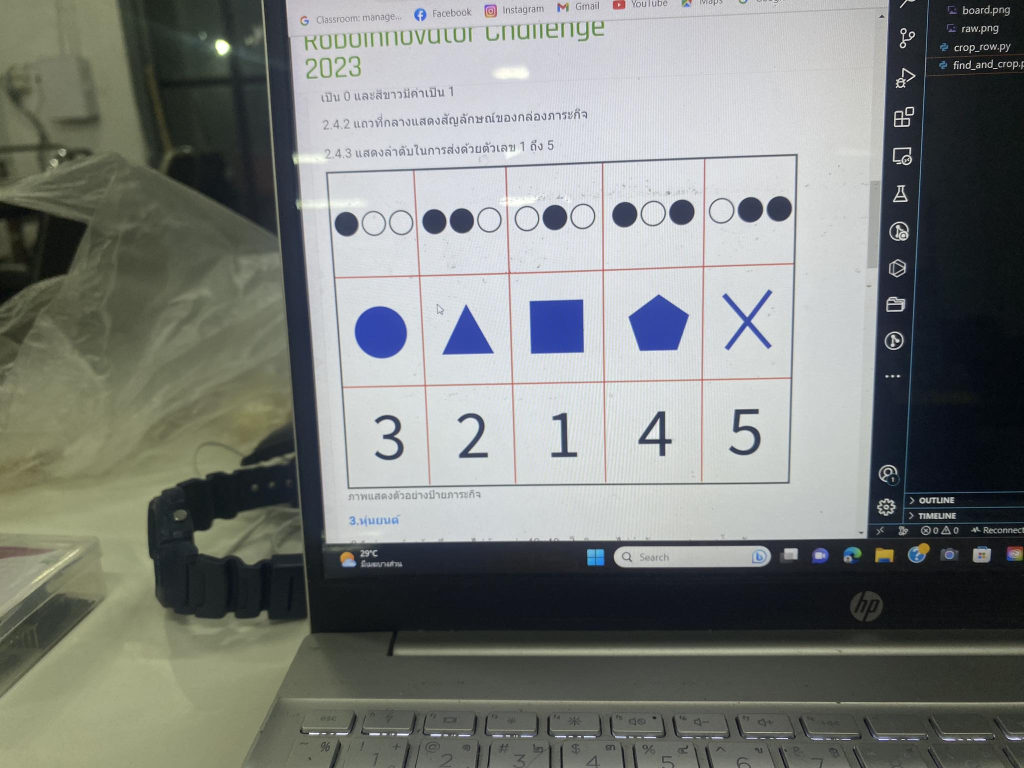
#> input picture Robo_innovator/images/raw2.png, 2048 x 1536 px (shown at 1/2 size)
$ python wrapimage.py
#> lines starting #> are read from the running program, lines starting #| are printed output that depends on the picture; after the words box and inside, x2 and y2 are one past the last pixel; in counts of white or black regions, pixels touching at a corner belong together
import numpy as np
import cv2
import matplotlib.pyplot as plt
# Load the image
image = cv2.imread('images/raw2.png')
#> image is the input picture: shape (1536, 2048, 3); mean B, G, R 123.4, 127.3, 124

def wrap_image(image):
    gray = cv2.cvtColor(image, cv2.COLOR_BGR2GRAY)
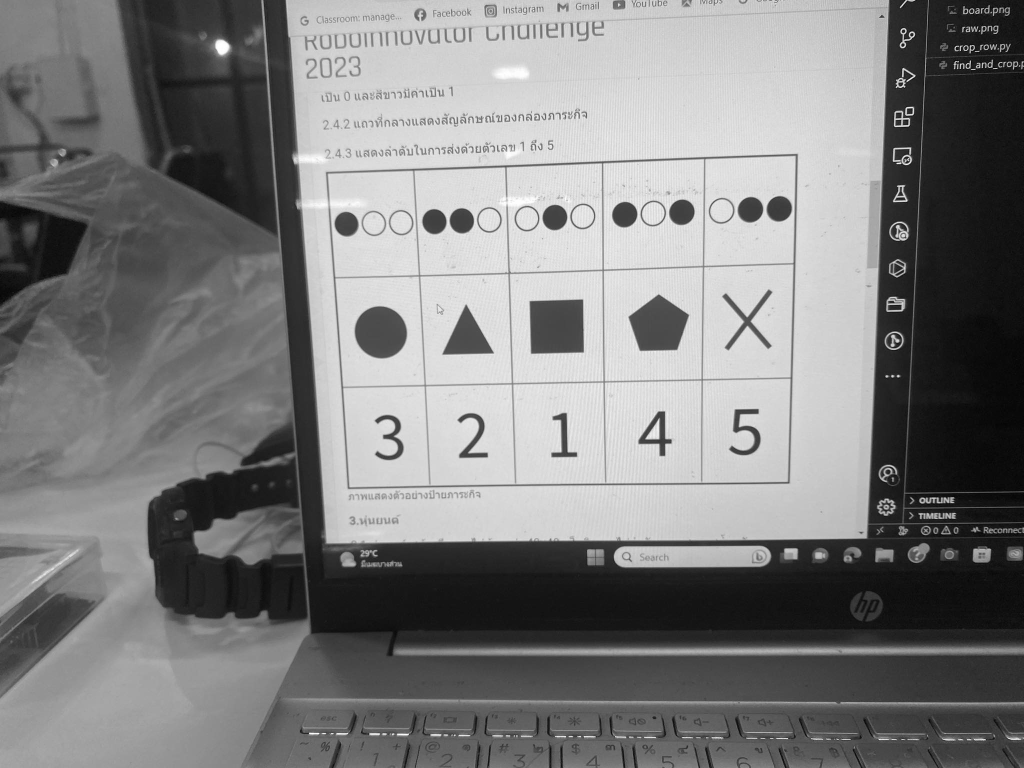
#> gray: shape (1536, 2048) (shown at 1/2 size); min 0, max 255, mean 125.9
    edges = cv2.Canny(gray, 50, 150)
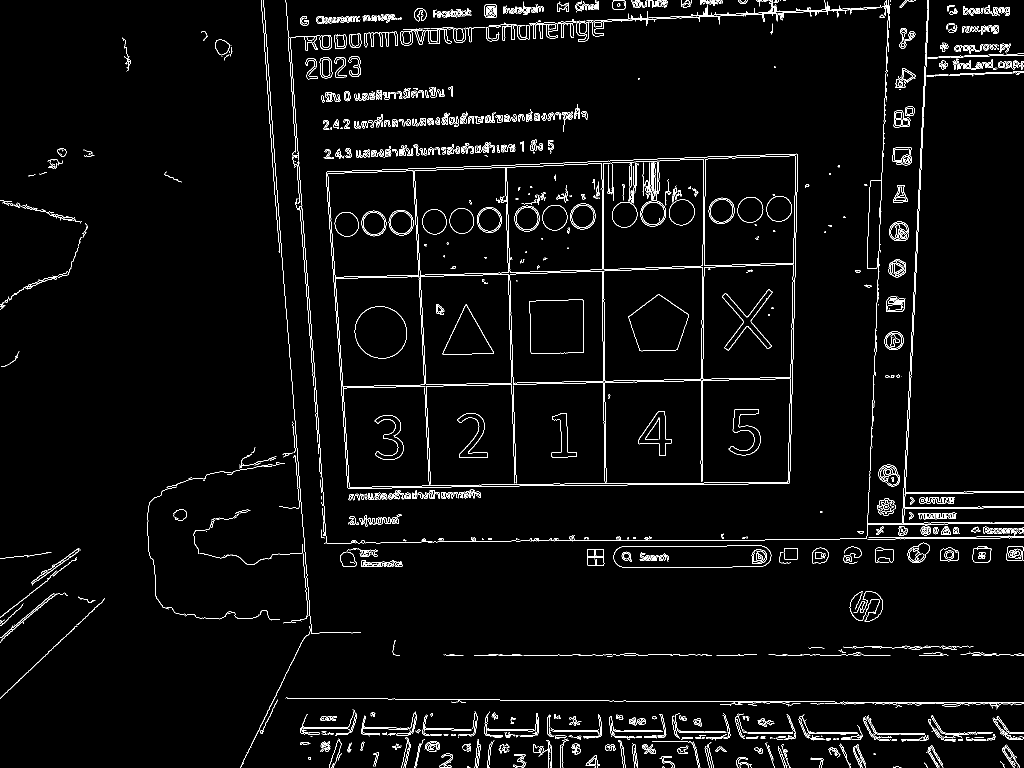
#> edges: shape (1536, 2048) (shown at 1/2 size); 3% white in thin lines or dots
    contours, _ = cv2.findContours(edges, cv2.RETR_EXTERNAL, cv2.CHAIN_APPROX_SIMPLE)
#> contours = 938 contours, 643 with area under 20; largest, box (x1, y1, x2, y2) and area: (652, 307, 1596, 978) 590057, (1227, 1091, 1543, 1135) 12825, (1778, 443, 1818, 482) 1225, (1815, 1085, 1860, 1126) 1206, (1769, 663, 1808, 700) 1106
    for contour in contours:
        area = cv2.contourArea(contour)
        if area > 2000 :
            epsilon = 0.04 * cv2.arcLength(contour, True)
            approx = cv2.approxPolyDP(contour, epsilon, True)
            if len(approx) == 4:
                cv2.drawContours(image, [approx], 0, (0, 255, 0), 2)
                return approx
#> this loop made 575 passes
#> (area, epsilon, approx) on passes 352, 575: (12825, 27.42, [[1542, 1109], [1227, 1118]]), (590057, 126.7, [[1595, 308], [652, 344], [696, 977], [1578, 966]])
#> area on passes 16, 20, 21, 23, 25, 27: 107, 21.5, 144.5, 21, 39.5, 41
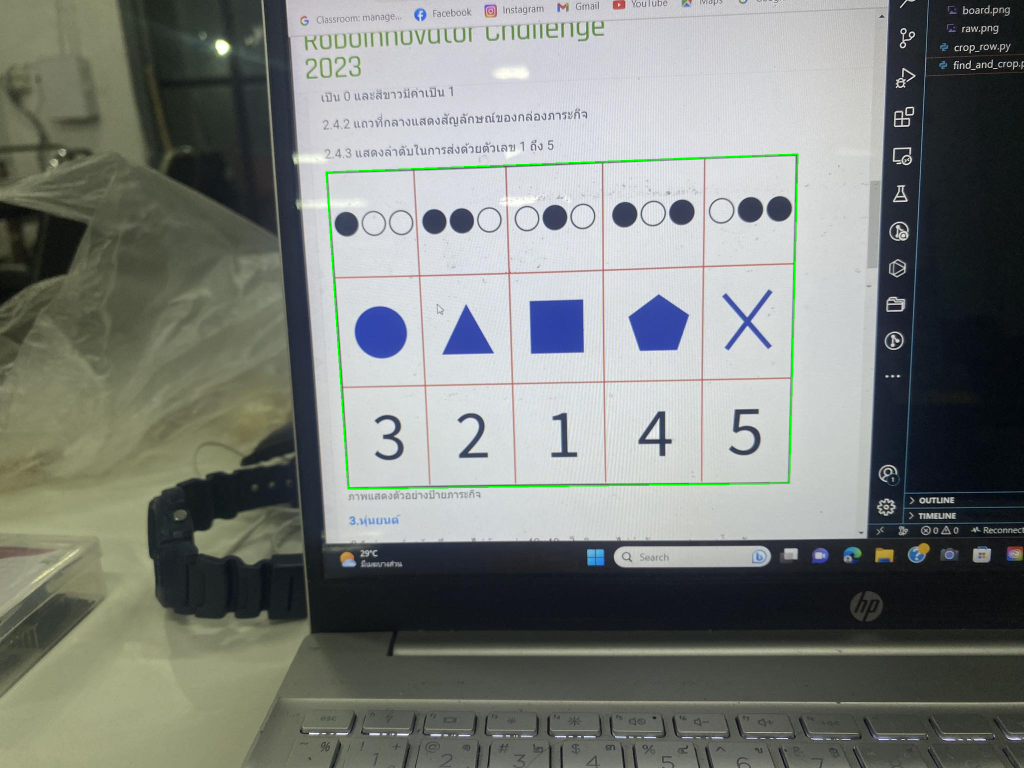
#> image: shape (1536, 2048, 3) (shown at 1/2 size); 0.3% of pixels changed, all inside (x1, y1, x2, y2) = (651, 307, 1597, 979)
def main():
    image = cv2.imread('images/raw2.png')
    approx = wrap_image(image)
#> approx = [[1595, 308], [652, 344], [696, 977], [1578, 966]]
    print(list(approx[0][0]))
#| [1595, 308]
    print(list(approx[1][0]))
#| [652, 344]
    print(list(approx[2][0]))
#| [696, 977]
    print(list(approx[3][0]))
#| [1578, 966]

    # print(approx)
    pts1 = np.float32([list(approx[1][0]),list(approx[0][0]),list(approx[2][0]),list(approx[3][0])])
#> pts1 = [[652, 344], [1595, 308], [696, 977], [1578, 966]]
    pts2 = np.float32([[0,0],[300,0],[0,300],[300,300]])
    M = cv2.getPerspectiveTransform(pts1, pts2)
#> M = [[0.326, -0.0226, -204.5], [0.0167, 0.437, -161.3], [3.62e-05, -0.000103, 1]]
    dst = cv2.warpPerspective(image,M,(300,300))
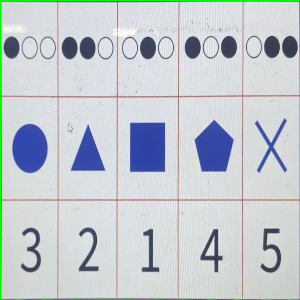
#> dst: shape (300, 300, 3); mean B, G, R 208.1, 201.5, 195.8
    plt.subplot(121),plt.imshow(image),plt.title('Input')
    plt.subplot(122),plt.imshow(dst),plt.title('Output')
    plt.show()
#> figure, not shown here; B, G, R data is drawn as R, G, B

if __name__ == '__main__':
    main()
